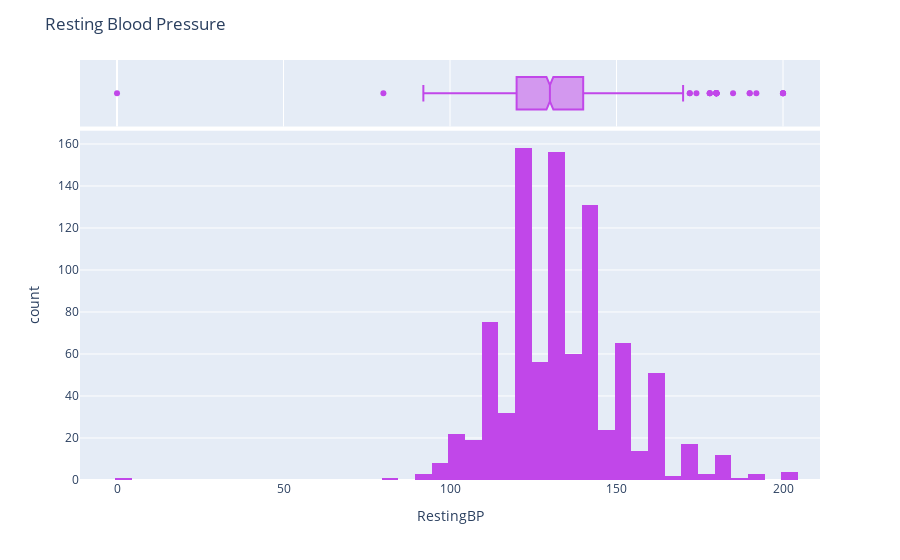

Notebook code cell kept with this figure:
### Markdown cell above
This is indicating that majority of heart diseased patients are asymptomatic and having chest pain may not necessarily results to a heart disease or may not be due to a heart disease.

### Code cell
#Checking the Distribution of resting Blood Pressure

rbp_his = px.histogram(data, x='RestingBP', marginal='box', color_discrete_sequence=['#C147E9'])
rbp_his.update_layout(title='Resting Blood Pressure')
rbp_his.show()

### Figure 1 — Plotly figure (JSON) as saved in the notebook; plotly's stock layout.template omitted (floating-point values rounded to 4 significant figures; data arrays with more than 128 entries replaced by an {"elided": "..."} marker saying what was removed)
{"data": [{"alignmentgroup": "True", "bingroup": "x", "hovertemplate": "RestingBP=%{x}<br>count=%{y}<extra></extra>", "legendgroup": "", "marker": {"color": "#C147E9", "pattern": {"shape": ""}}, "name": "", "offsetgroup": "", "orientation": "v", "showlegend": false, "type": "histogram", "x": {"elided": "918 int values"}, "xaxis": "x", "yaxis": "y"}, {"alignmentgroup": "True", "hovertemplate": "RestingBP=%{x}<extra></extra>", "legendgroup": "", "marker": {"color": "#C147E9"}, "name": "", "notched": true, "offsetgroup": "", "showlegend": false, "type": "box", "x": {"elided": "918 int values"}, "xaxis": "x2", "yaxis": "y2"}], "layout": {"barmode": "relative", "legend": {"tracegroupgap": 0}, "margin": {"t": 60}, "title": {"text": "Resting Blood Pressure"}, "xaxis": {"anchor": "y", "domain": [0, 1], "title": {"text": "RestingBP"}}, "xaxis2": {"anchor": "y2", "domain": [0, 1], "matches": "x", "showgrid": true, "showticklabels": false}, "yaxis": {"anchor": "x", "domain": [0, 0.8316], "title": {"text": "count"}}, "yaxis2": {"anchor": "x2", "domain": [0.8416, 1], "matches": "y2", "showgrid": false, "showline": false, "showticklabels": false, "ticks": ""}}}
